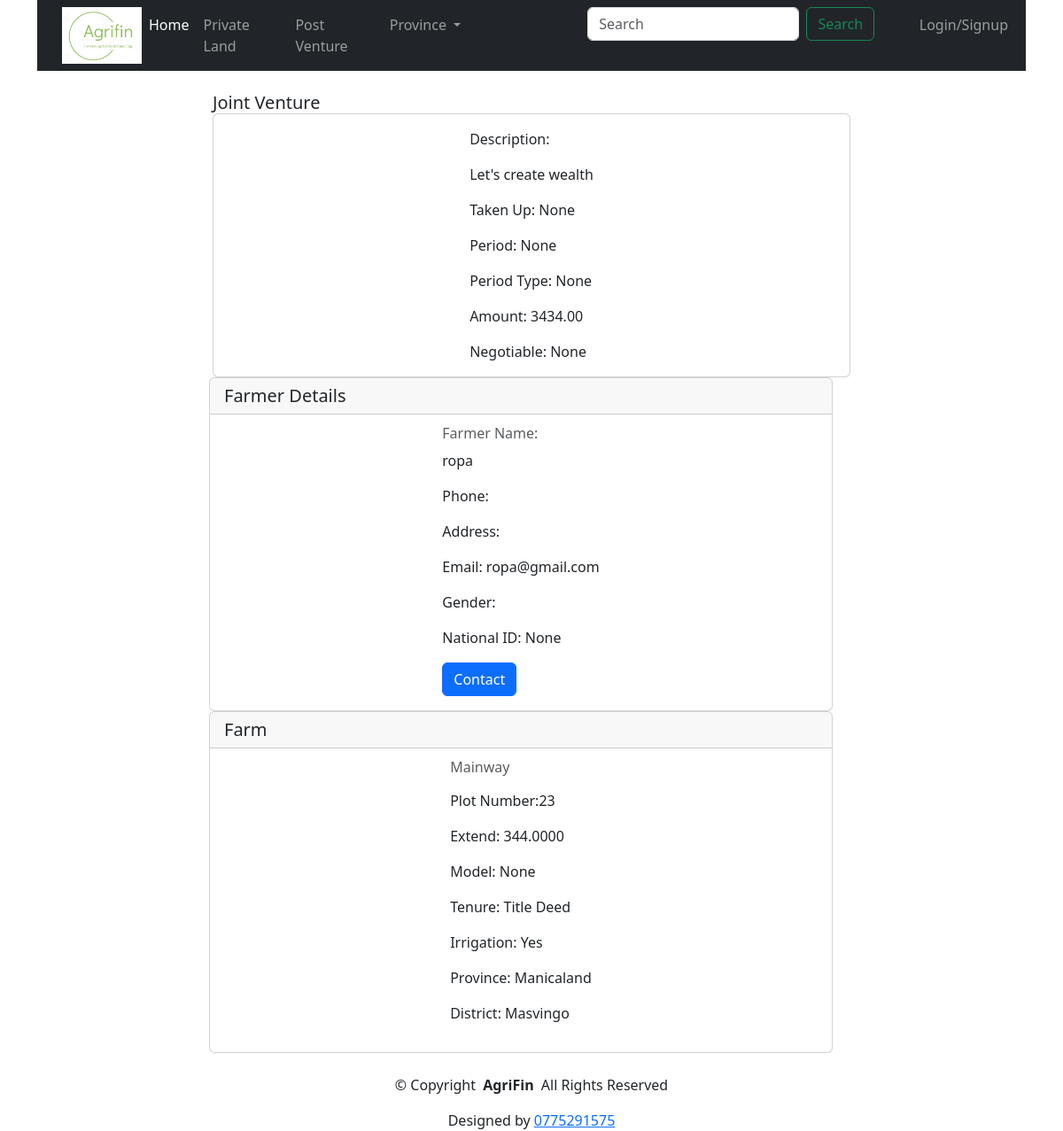
/details/4/, run on the app's committed database.
### farmersapp/models.py (models this page shows, shortened)
class Venture(models.Model):
   farm = models.ForeignKey(Farm,on_delete = models.CASCADE)
   purpose = models.CharField(max_length=500,null = True,blank = True)
   descripiton = models.TextField()
   takenup = models.CharField(max_length=5,null=True,choices=(('Y','Yes'),('N','No')),blank=True)
   supporting_images = models.CharField(max_length=250,null = True, blank=True)
   period = models.DecimalField(max_digits= 10,decimal_places= 2,null=True,blank=True)
   period_type = models.CharField(max_length=5,null=True,choices=(('Y','Year(s)'),('M','Months'),('W','Weeks')),blank=True)
   amount = models.DecimalField(max_digits= 20,decimal_places= 2,null = True,blank = True)
   negotiable = models.CharField(max_length=250,null = True, blank=True)

class Farm(models.Model):
    tenure = (
   ('Off','Offer Letter'),
   ('99','99-Year Lease'),
   ('A1','A1 Permit'),
   ('AP', 'A1 Temporal Permit'),
   ('A2','A2 Permit'),
   ('Ttl','Title Deed'),
   ('DG','Deed of Grant'),
   ('CCT','Certificate of Consolidated Title'),
   ('Non','None'),
   )
    water = (
   ('D','Dam'),
   ('R','River'),
   ('B','Borehole'),
   ('W', 'Weir'),
   ('Wl','Well'),
   ('N','None'),
   )
    province = (
   ('MTN','Matabeleland North'),
   ('MTS','Matabeleland South'),
   ('MSE','Mashonaland East'),
   ('MSW','Mashonaland West'),
   ('MSC','Mashonaland Central'),
   ('MAN','Manicaland'),
    ('MSV','Masvingo'),
    ('MID','Midlands'),
    ('HRE','Harare'),
    ('BYO','Bulawayo'),
   )
    mmodels = (
       ('A1','A1'),
       ('A2','A2'),
       ('Old','Old Resettlement Scheme'),
       ('Sma','Small Scale Commercial'),
       ('A1T','Three Tier'),
       ('Comm','Communal')
    )
    farmer = models.ForeignKey(Farmer,on_delete = models.CASCADE)
    farm_name = models.CharField(max_length=500)
    plot_number = models.CharField(max_length=250,null=True, blank=True)
    extend = models.DecimalField(max_digits= 10,decimal_places= 4)
    district = models.CharField(max_length=20)
    province = models.CharField(max_length=250,choices=province)
    ward = models.CharField(max_length=10,null=True, blank=True)
    model =models.CharField(max_length=250,null =True,blank=True,choices=mmodels)
    tenure_type = models.CharField(max_length=50,choices=tenure)
    irrigation =models.CharField(max_length=250,null= True,choices=(('Y','Yes'),('N','No')))
    water_availability  = models.CharField(max_length=250,choices=water)
    description = models.TextField(null=True, blank=True)

class Farmer(models.Model):
    gender = (
   ('M','Male'),
   ('F','Female'),
   )
    user = models.OneToOneField(User,on_delete=models.CASCADE,null =True,blank = True)
    name = models.CharField(max_length=250)
    othername = models.CharField(max_length=250,null=True, blank=True)
    surname = models.CharField(max_length=250)
    address = models.CharField(max_length=250)
    phone = models.CharField(max_length=20)
    email = models.CharField(max_length=250, null=True,blank=True)
    gender = models.CharField(max_length=10,choices=gender)
    national_id = models.CharField(max_length=30,null =True,unique=True,editable=True,blank=False)

### farmersapp/views.py (the view)
# urls.py: path("details/<str:pk>/",views.details,name ="details"),
def details(request,pk):
    mdetails = Venture.objects.get(id = pk)
    context = {'mdetails': mdetails}
    return render(request,'details.html',context)

### farmersapp/templates/details.html (shortened to what this page needs)
{%extends 'main.html'%}
    {% load bootstrap5 %} {% bootstrap_css %} {% bootstrap_javascript %} {%load
    static%}
    {%block content%}
    <div class="container">
      <div class="row">
        <div class="col-md-8 mx-auto">
          <h5 class="card-header">Joint Venture</h5>
          <div class="card" >
            <div class="card-body mx-auto">
              <p class="card-text"> Description:</p><p> {{mdetails.descripiton}}</p>
              <p class="card-text">Taken Up: {{mdetails.takenup}}</p>
              <p class="card-text">Period: {{mdetails.period}}</p>
              <p class="card-text">Period Type: {{mdetails.get_period_type_display}}</p>
              <p class="card-text">Amount: {{mdetails.amount}}</p>
              <p class="card-text">Negotiable: {{mdetails.negotiable}}</p>
            </div>
          </div>
        </div>
        <div class="row">
        <div class="col-md-8 mx-auto">
          <div class="card">
            <h5 class="card-header">Farmer Details</h5>
            <div class="card-body mx-auto">
              <h6 class="card-subtitle mb-2 text-body-secondary">
                Farmer Name: {{mdetails.farm.farmer.name}} {{mdetails.farm.farmer.surname}}
              </h6>
                <p class="card-text">{{mdetails.farm.farmer.user.username}}</p>
                <p class="card-text">Phone: {{mdetails.farm.farmer.phone}}</p>
                <p class="card-text">Address: {{mdetails.farm.farmer.address}}</p>
                <p class="card-text">Email: {{mdetails.farm.farmer.email}}</p>
                <p class="card-text">Gender: {{mdetails.farm.farmer.get_gender_display}}</p>
                <p class="card-text">National ID: {{mdetails.farm.farmer.national_id}}</p>
                <a href="#" class="btn btn-primary"
                >Contact</a>
            </div>
          </div>
        </div>
      </div>
      <div class="row">
        <div class="col-md-8 mx-auto">
          <div class="card" >
            <h5 class="card-header">Farm</h5>
            <div class="card-body mx-auto">
              <h6 class="card-subtitle mb-2 text-body-secondary">
                {{mdetails.farm.farm_name}}
              </h6>
              <p class="card-text">
                <p>Plot Number:{{mdetails.farm.plot_number}}</p>
                <p>Extend: {{mdetails.farm.extend}}</p>
                <p>Model: {{mdetails.farm.get_model_display}}</p>
                <p> Tenure: {{mdetails.farm.get_tenure_type_display}}</p>
                <p>Irrigation: {{mdetails.farm.get_irrigation_display}}</p>
                <p> Province: {{mdetails.farm.get_province_display}}</p>
                <p>District: {{mdetails.farm.district}}</p>
              </p>
            </div>
          </div>
        </div>
      </div>
      </div>
    </div>
    {%endblock%}

### data on the page
Venture: descripiton "Let's create wealth", takenup "None", period "None", period_type "None", amount "3434.00", negotiable "None", farm.farmer.user.username "ropa", farm.farmer.email "ropa@gmail.com", farm.farmer.national_id "None", farm.farm_name "Mainway", farm.plot_number "23", farm.extend "344.0000", farm.model "None", farm.tenure_type "Title Deed", farm.irrigation "Yes", farm.province "Manicaland", farm.district "Masvingo"
